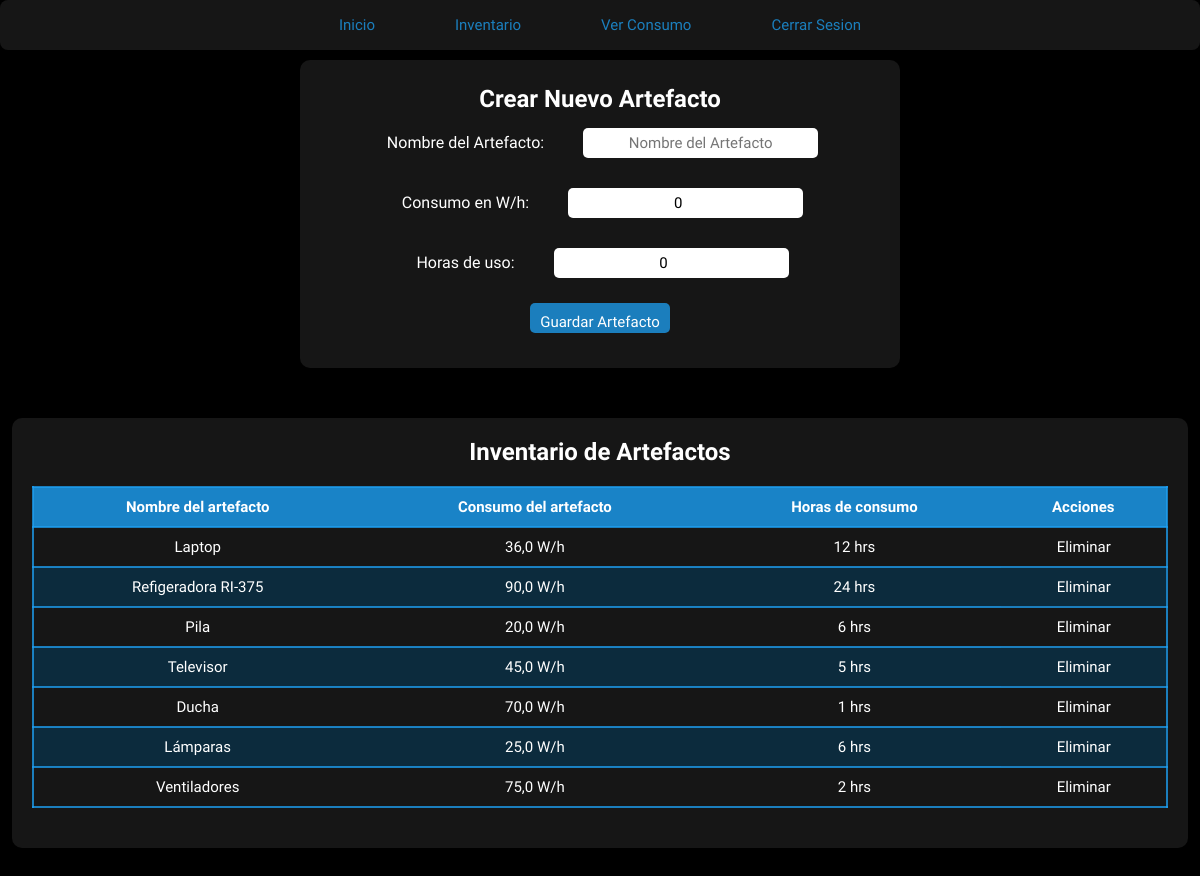
The app's page /paginaUsuario/inventario/artefactos/ (signed in) with its own data.
### energy/models.py (models this page shows, shortened)
class Artefacto(models.Model):
    user = models.ForeignKey(User, on_delete=models.CASCADE)
    nombre_artefacto = models.CharField(max_length=20)
    consumo_wh = models.FloatField(default=0)
    horas_de_uso = models.PositiveIntegerField(default=0)

### energy/views.py (the view, shortened to what this page needs)
# urls.py: path('paginaUsuario/inventario/artefactos/', artefacto, name="artefacto"),
def artefacto(request):
    if request.user.is_anonymous:
        return redirect('home')
    if request.user.is_authenticated:
        artefacto = Artefacto.objects.filter(user=request.user)
        if request.method == 'GET':
            form = ArtefactoForm()
            return render(request, 'energy/home/artefacto.html', {
                'form': form,
                'artefacto': artefacto
            })
    return render(request, 'energy/home/artefacto.html', {
        'eliminar': eliminar_artefacto,
        })

### energy/forms.py
class ArtefactoForm(forms.ModelForm):
    class Meta:
        model = Artefacto
        fields = ('nombre_artefacto', 'consumo_wh', 'horas_de_uso')
        widgets = {
            'nombre_artefacto': forms.TextInput(
                attrs={
                    'placeholder': 'Nombre del Artefacto'
                }
            ),
            'consumo_wh': forms.NumberInput(
                attrs={
                    'placeholder': 'Consumo en W/h'
                }
            ),
            'horas_de_uso': forms.NumberInput(
                attrs={
                    'placeholder': 'Horas de uso'
                }
            )
        }
        labels = {
            'nombre_artefacto': 'Nombre del Artefacto',
            'consumo_wh': 'Consumo en W/h',
            'horas_de_uso': 'Horas de uso',
        }

### energy/templates/energy/home/artefacto.html (shortened to what this page needs)
{% load static %}
<!DOCTYPE html>
<html lang="en">
<head>
    <link rel="stylesheet" href="{% static 'energy/css/artefacto2.css' %}">
</head>
<body>
     <nav class="menu">
                <a href="{% url 'paginaUsuario' %}">Inicio</a>
                <a href="{% url 'inventario' %}">Inventario</a>
                <a href="{% url 'proyecciones' %}">Ver Consumo</a>
                <a href="{% url 'cerrarSesion' %}">Cerrar Sesion</a>
     </nav>
<section class="formCrearArtefactos">
    <h2>Crear Nuevo Artefacto</h2>
    <form method="post" action="{% url 'artefacto' %}">
      {{ form.as_p }}
      <button type="submit">Guardar Artefacto</button>
    </form>
</section>
<section class="tablaDeLosArtefactos">
<h2>Inventario de Artefactos</h2>
<table>
  <tr>
    <th>Nombre del artefacto</th>
    <th>Consumo del artefacto</th>
    <th>Horas de consumo</th>
    <th>Acciones</th>
  </tr>
  {% for artefactoList in artefacto %}
    <tr>
        <td>{{ artefactoList.nombre_artefacto }}</td>
        <td>{{ artefactoList.consumo_wh }} W/h</td>
        <td>{{ artefactoList.horas_de_uso }} hrs</td>
        <td class="acciones">
        <form method="post" action="{% url 'eliminarArtefacto' artefactoList.id %}">
          <button type="submit">Eliminar</button>
        </form>
        </td>
  {% endfor %}
</table>
</section>
</body>
</html>

### energy/static/energy/css/artefacto2.css (style rules this page uses)
* { font-family: 'livvic', sans-serif; margin: 0; padding: 0; box-sizing: border-box; }
body { min-height: 100vh; background-color: #000000;color: white; }
nav { position: relative; width: 100%; height: 50px; background: #222222ab; border-radius:8px; display: flex; justify-content: center; align-items: center; z-index: 2; }
nav a { position: relative; display: inline-block; font-size: 15px; font-weight: 500; color: #1da0f2c2; text-decoration: none; padding: 13px 35px; margin: 5px; z-index: 2; transition: color .5s; }
nav a::after { content: ''; background: linear-gradient(10deg, #222222ab, #1da0f2c2); width: 100%; height: 100%; border-radius: 8px; position: absolute; top: 100%; left: 50%; transform: translate(-50%, -50%); z-index: -1; opacity: 0; transition: top .5s, opacity .5s; }
a { text-decoration: none; margin-bottom: 50px; color: white; text-align: center; }
table { font-family: 'Livvic', Courier, monospace; width: 100%; font-size: 15px; text-align: left; color: white; border-collapse: collapse; margin: 20px; }
th { font-weight: bolder; text-align: left; background-color: #1da0f2c2; }
tr { border: 2px solid #1da0f2c2; text-align: center; padding: 8px; }
tbody tr:nth-child(odd) { background-color: #0a324ac2; }
th { text-align: center; align-content: center; padding: 10px; }
td { text-align: center; padding: 10px; }
.formCrearArtefactos { display: flex; flex-direction: column; justify-content: center; align-items: center; padding: 25px; border-radius: 10px; background-color: #222222ab; width: 50%; margin: auto; margin-top: 10px; margin-bottom: 50px; text-align: center; }
.formCrearArtefactos input { margin: 15px; padding: 10px; border-radius: 5px; border: none; height: 30px; font-size: 15px; text-align: center; align-content: center; align-items: center; }
.formCrearArtefactos label { margin: 20px; }
.formCrearArtefactos button { color: white; padding: 10px; border: none; cursor: pointer; border-radius: 5px; height: 30px; font-size: 15px; background-color: #1da0f2c2; margin: 10px; }
.tablaDeLosArtefactos { display: flex; flex-direction: column; justify-content: center; align-items: center; margin: 10%; padding: 20px; border-radius: 10px; background-color: #222222ab; width: 98%; margin: auto; margin-top: 50px; margin-bottom: 50px; }
.acciones { contain: content; align-content: center; text-align: center; padding: 0px; cursor: pointer; }
.acciones form button { width: 100%; height: 100%; cursor: pointer; text-align: center; align-content: center; align-items: center; background: rgba(11,51,255,0); padding: 5px; color: #ffffff; font-size: 15px; border-style: none; }

### records on screen
Artefacto: nombre_artefacto "Laptop", consumo_wh "36,0", horas_de_uso "12"
Artefacto: nombre_artefacto "Refigeradora RI-375", consumo_wh "90,0", horas_de_uso "24"
Artefacto: nombre_artefacto "Pila", consumo_wh "20,0", horas_de_uso "6"
Artefacto: nombre_artefacto "Televisor", consumo_wh "45,0", horas_de_uso "5"
Artefacto: nombre_artefacto "Ducha", consumo_wh "70,0", horas_de_uso "1"
Artefacto: nombre_artefacto "Lámparas", consumo_wh "25,0", horas_de_uso "6"
Artefacto: nombre_artefacto "Ventiladores", consumo_wh "75,0", horas_de_uso "2"
